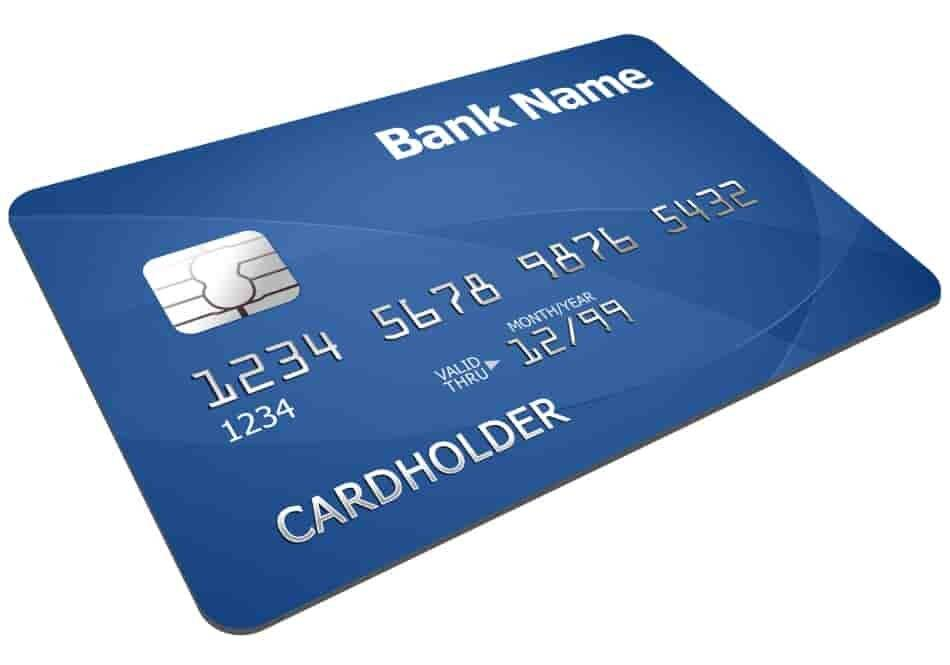
#> input picture input/img11.jpeg, 950 x 665 px
$ python card_detector_canny.py   (older library calls are emulated)
#> lines starting #> are read from the running program, lines starting #| are printed output that depends on the picture; after the words box and inside, x2 and y2 are one past the last pixel; in counts of white or black regions, pixels touching at a corner belong together
#> further down, img is the input picture: shape (665, 950, 3); mean B, G, R 203.9, 176.4, 157.5
### proccesor/card_detection.py
# card_processor.py
import numpy as np
import math
import cv2
import cv2 as cv
from operator import mul
from functools import reduce

def compute_square_quad(box):
    def compute_dist(p1, p2):
        return sum([(d1 - d2) ** 2 for d1,d2 in zip(p1, p2)]) ** 0.5

    def compte_square_tri(p1, p2, p3):
        a = compute_dist(p1, p2)
        b = compute_dist(p2, p3)
        c = compute_dist(p1, p3)
        p = (a + b + c) / 2
        return math.sqrt(p * (p - a) * (p - b) * (p - c))

    p1, p2, p3, p4 = box
    return compte_square_tri(p1, p2, p3) + \
          compte_square_tri(p1, p4, p3)

def choose_card_box(img, boxes, eps = 0.01):
    img_square = reduce(mul, img.shape[:2], 1)

    square_box_list = []

    for box in boxes:
        square_box_list.append([compute_square_quad(box), box])

    square_box_list.sort(key=lambda x: x[0], reverse=True)
    square_box_list[0]

    for square, box in square_box_list:
        if 1 - square / img_square > eps:  # exclude picture border
            # cv.drawContours(img,[box],0,(255,0,0),2) # рисуем прямоугольник
            # cv2_imshow(img)
            return box

def order_points(pts):
    # initialzie a list of coordinates that will be ordered
    # such that the first entry in the list is the top-left,
    # the second entry is the top-right, the third is the
    # bottom-right, and the fourth is the bottom-left
    rect = np.zeros((4, 2), dtype = "float32")
    # the top-left point will have the smallest sum, whereas
    # the bottom-right point will have the largest sum
    s = pts.sum(axis = 1)
    rect[0] = pts[np.argmin(s)]
    rect[2] = pts[np.argmax(s)]
    # now, compute the difference between the points, the
    # top-right point will have the smallest difference,
    # whereas the bottom-left will have the largest difference
    diff = np.diff(pts, axis = 1)
    rect[1] = pts[np.argmin(diff)]
    rect[3] = pts[np.argmax(diff)]
    # return the ordered coordinates
    return rect

def four_point_transform(image, pts):
    # obtain a consistent order of the points and unpack them
    # individually
    rect = order_points(pts)
    (tl, tr, br, bl) = rect
    # compute the width of the new image, which will be the
    # maximum distance between bottom-right and bottom-left
    # x-coordiates or the top-right and top-left x-coordinates
    widthA = np.sqrt(((br[0] - bl[0]) ** 2) + ((br[1] - bl[1]) ** 2))
    widthB = np.sqrt(((tr[0] - tl[0]) ** 2) + ((tr[1] - tl[1]) ** 2))
    maxWidth = max(int(widthA), int(widthB))
    # compute the height of the new image, which will be the
    # maximum distance between the top-right and bottom-right
    # y-coordinates or the top-left and bottom-left y-coordinates
    heightA = np.sqrt(((tr[0] - br[0]) ** 2) + ((tr[1] - br[1]) ** 2))
    heightB = np.sqrt(((tl[0] - bl[0]) ** 2) + ((tl[1] - bl[1]) ** 2))
    maxHeight = max(int(heightA), int(heightB))
    # now that we have the dimensions of the new image, construct
    # the set of destination points to obtain a "birds eye view",
    # (i.e. top-down view) of the image, again specifying points
    # in the top-left, top-right, bottom-right, and bottom-left
    # order
    dst = np.array([
      [0, 0],
      [maxWidth - 1, 0],
      [maxWidth - 1, maxHeight - 1],
      [0, maxHeight - 1]], dtype = "float32")
    # compute the perspective transform matrix and then apply it
    M = cv2.getPerspectiveTransform(rect, dst)
    warped = cv2.warpPerspective(image, M, (maxWidth, maxHeight))
    # return the warped image
    return warped

def get_card_img(img):
    hsv_min = np.array((0, 54, 5), np.uint8)
    hsv_max = np.array((187, 255, 253), np.uint8)

    hsv = cv.cvtColor( img, cv.COLOR_BGR2HSV ) # меняем цветовую модель с BGR на HSV
#> hsv: shape (665, 950, 3); mean H, S, V 55.2, 79.9, 204
    thresh = cv.inRange( hsv, hsv_min, hsv_max ) # применяем цветовой фильтр
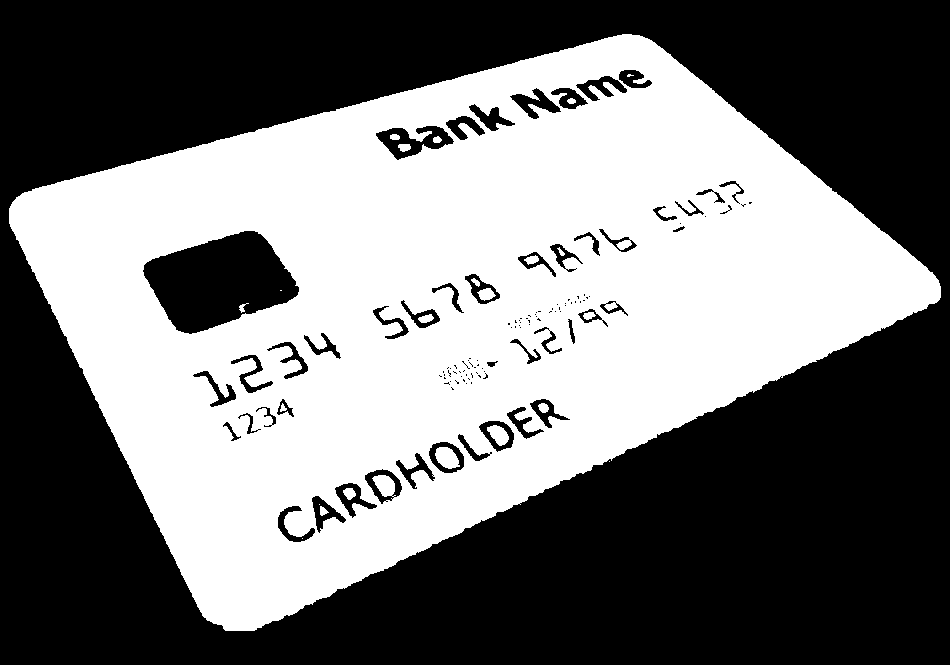
#> thresh: shape (665, 950); 46.3% white; 23 white regions (5 under 20 px)
    contours0, hierarchy = cv.findContours( thresh.copy(), cv.RETR_TREE, cv.CHAIN_APPROX_SIMPLE)
#> contours0 = 190 contours, 121 with area under 20; largest, box (x1, y1, x2, y2) and area: (9, 34, 941, 631) 314884, (142, 230, 300, 335) 10466, (375, 125, 455, 161) 1518, (428, 441, 465, 474) 876, (478, 420, 515, 453) 764

    # перебираем все найденные контуры в цикле
    boxes = []
    # img2show = img.copy()
    for i, cnt in enumerate(contours0):
        rect = cv.minAreaRect(cnt) # пытаемся вписать прямоугольник
        box = cv.boxPoints(rect) # поиск четырех вершин прямоугольника
        box = np.int0(box) # округление координат
        boxes.append(box)
#> this loop made 190 passes
#> (rect, box) on passes 1 to 3: (((609, 461), (0, 0), -90), [[609, 461], [609, 461], [609, 461], [609, 461]]), (((473.1, 251.3), (812.9, 496.5), -25.71), [[214, 651], [0, 203], [731, -148], [946, 298]]), (((293.9, 524.9), (30.51, 39.11), -33.69), [[292, 549], [270, 517], [295, 500], [317, 532]])
#> after the loop, boxes = 190 items
        # cv.drawContours(img2show,[box],0,(255,0,0),2) # рисуем прямоугольник

    # cv2_imshow(img2show) # вывод обработанного кадра в окно

    card_box = choose_card_box(img, boxes, eps = 0.01)
#> the loop in choose_card_box, `for box in boxes:` made 190 passes
#> (p1 in compute_square_quad, p2 in compute_square_quad, p3 in compute_square_quad, p4 in compute_square_quad) on passes 2, 3, 5: ([214, 651], [0, 203], [731, -148], [946, 298]), ([292, 549], [270, 517], [295, 500], [317, 532]), ([386, 502], [385, 501], [386, 499], [388, 501])
#> the loop in choose_card_box, `for square, box in square_box_list:` made 1 pass
#> (square, box) on pass 1: (402484.5, [[214, 651], [0, 203], [731, -148], [946, 298]])
    return four_point_transform(img, card_box), card_box

### proccesor/number_recognizer.py
import cv2
import imutils
from imutils import contours
import numpy as np


# [5 lines left out: function show_image, not called in this run]


def get_ref(path_ocr_a=r'..\proccesor\digits\ocr_a_reference.png', \
            path_ocr_b=r'..\proccesor\digits\ocr_b_reference.png', \
            path_ocr_c=r'..\proccesor\digits\ocr_c_reference.png'):
#> called with path_ocr_a = '..\\proccesor\\digits\\ocr_a_reference.png', path_ocr_b = '..\\proccesor\\digits\\ocr_b_reference.png', path_ocr_c = '..\\proccesor\\digits\\ocr_c_reference.png'
    ref_a = cv2.imdecode(np.fromfile(path_ocr_a, dtype=np.uint8), cv2.IMREAD_COLOR)
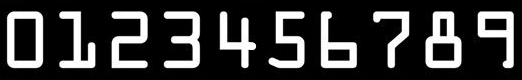
#> input picture proccesor/digits/ocr_a_reference.png, 522 x 80 px
#> ref_a is the input picture: shape (80, 522, 3); mean B, G, R 57.1, 57.1, 57.1
    ref_b = cv2.imdecode(np.fromfile(path_ocr_b, dtype=np.uint8), cv2.IMREAD_COLOR)
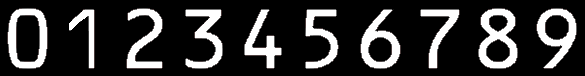
#> input picture proccesor/digits/ocr_b_reference.png, 585 x 76 px
#> ref_b is the input picture: shape (76, 585, 3); mean B, G, R 51.2, 51.2, 51.5
    ref_c = cv2.imdecode(np.fromfile(path_ocr_c, dtype=np.uint8), cv2.IMREAD_COLOR)
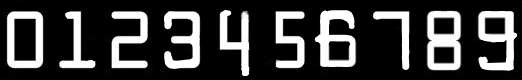
#> input picture proccesor/digits/ocr_c_reference.png, 522 x 80 px
#> ref_c is the input picture: shape (80, 522, 3); mean B, G, R 61, 61, 61
    digits = {}
    for num, reference in enumerate([ref_a, ref_b, ref_c]):
        ref = cv2.cvtColor(reference, cv2.COLOR_BGR2GRAY)
        ref = cv2.threshold(ref, 100, 255, cv2.THRESH_BINARY)[1]
        refCnts = cv2.findContours(ref.copy(), cv2.RETR_EXTERNAL, cv2.CHAIN_APPROX_SIMPLE)
        refCnts = imutils.grab_contours(refCnts)
        refCnts = contours.sort_contours(refCnts, method="left-to-right")[0]

        for (i, c) in enumerate(refCnts):
            (x, y, w, h) = cv2.boundingRect(c)
            roi = ref[y:y + h, x:x + w]
            roi = cv2.resize(roi, (57, 88))
            digits[num * 10 + i] = roi
#> this loop made 3 passes
    return digits


def recognize(image):
    digits = get_ref()
    rectKernel = cv2.getStructuringElement(cv2.MORPH_RECT, (9, 3))
    sqKernel = cv2.getStructuringElement(cv2.MORPH_RECT, (5, 5))
    image = imutils.resize(image, width=300)
    gray = cv2.cvtColor(image, cv2.COLOR_BGR2GRAY)
    tophat = cv2.morphologyEx(gray, cv2.MORPH_TOPHAT, rectKernel)
    gradX = cv2.Sobel(tophat, ddepth=cv2.CV_32F, dx=1, dy=0, ksize=-1)
    gradX = np.absolute(gradX)
    (minVal, maxVal) = (np.min(gradX), np.max(gradX))
    gradX = (255 * ((gradX - minVal) / (maxVal - minVal)))
    gradX = gradX.astype("uint8")
    gradX = cv2.morphologyEx(gradX, cv2.MORPH_CLOSE, rectKernel)
    thresh = cv2.threshold(gradX, 0, 255, cv2.THRESH_BINARY | cv2.THRESH_OTSU)[1]
#> thresh: shape (183, 300); 8.4% white; 21 white regions (9 under 20 px), largest, box (x1, y1, x2, y2) and area: (40, 147, 156, 163) 1345, (135, 36, 238, 65) 944, (36, 88, 90, 106) 419
    thresh = cv2.morphologyEx(thresh, cv2.MORPH_CLOSE, sqKernel)
#> thresh: shape (183, 300); 8.7% white; 17 white regions (5 under 20 px), largest, box (x1, y1, x2, y2) and area: (40, 147, 156, 163) 1345, (135, 36, 238, 65) 944, (36, 88, 90, 106) 518
    kernel = cv2.getStructuringElement(cv2.MORPH_RECT, (5, 1))
    dilate = cv2.dilate(thresh, kernel, iterations=5)
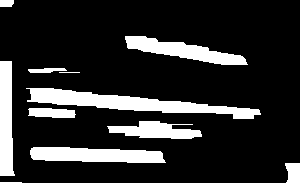
#> dilate: shape (183, 300); 17.3% white; 11 white regions, largest, box (x1, y1, x2, y2) and area: (26, 88, 261, 119) 2775, (30, 147, 166, 163) 1728, (125, 36, 248, 65) 1575
    cnts = cv2.findContours(dilate.copy(), cv2.RETR_EXTERNAL,
                            cv2.CHAIN_APPROX_SIMPLE)
    cnts = imutils.grab_contours(cnts)
    locs = []

    for (i, c) in enumerate(cnts):
        (x, y, w, h) = cv2.boundingRect(c)
        ar = w / float(h)
        if ar > 4.0 and ar < 40.0:
            if (w >= 200 and w < 290) and (h > 10 and h < 35):
                locs.append((x, y, w, h))
#> this loop made 11 passes
#> c on passes 1, 7: [[0, 182], [21, 182]], [[59, 72], [79, 72]]
    locs = sorted(locs, key=lambda x: x[0])
    output = []

    groupOutput = []
    for (i, (gX, gY, gW, gH)) in enumerate(locs):
        groupOutput = []
        y_lb = gY
        y_ub = gY + gH
        x_lb = gX
        x_ub = gX + gW
        blur = cv2.bilateralFilter(image, 7, 75, 75)
        gray = cv2.cvtColor(blur, cv2.COLOR_BGR2GRAY)
        for j in range(4):
            group = gray[y_lb - 1:y_ub + 1, x_lb + 3 + j * (gW - 3) // 4:x_ub - 3 - (3 - j) * (gW - 3) // 4]
            group = cv2.threshold(group, 127, 255, cv2.THRESH_BINARY | cv2.THRESH_OTSU)[1]
            kernel = cv2.getStructuringElement(cv2.MORPH_RECT, (2, 2))
            group = cv2.dilate(group, kernel, iterations=1)
            digitCnts = cv2.findContours(group.copy(), cv2.RETR_EXTERNAL, cv2.CHAIN_APPROX_SIMPLE)
            digitCnts = imutils.grab_contours(digitCnts)
            digitCnts = contours.sort_contours(digitCnts, method="left-to-right")[0]
            for c in digitCnts:
                (x, y, w, h) = cv2.boundingRect(c)
                roi = group[y:y + h, x:x + w]
                roi = cv2.resize(roi, (57, 88))
                scores = []
                for (digit, digitROI) in digits.items():
                    result = cv2.matchTemplate(roi, digitROI, cv2.TM_CCOEFF)
                    (_, score, _, _) = cv2.minMaxLoc(result)
                    scores.append(score)

                groupOutput.append(str(np.argmax(scores) % 10))
        cv2.rectangle(image, (gX, gY - 5),
                      (gX + gW, gY + gH + 5), (0, 0, 255), 2)
        text_photo = ' ' + ' '.join(
            [''.join(groupOutput[i:i + 4]) for i in range(0, len(groupOutput), 4)]) if ' ' not in groupOutput[
                                                                                                  :4] and len(
            groupOutput) > 4 else ' ' + ''.join(groupOutput)
        print(text_photo)
        cv2.putText(image, text_photo, (gX, gY - 15),
                    cv2.FONT_HERSHEY_SIMPLEX, 0.65, (0, 0, 255), 2)
        output.extend(groupOutput)
#> this loop made 1 pass
#> (gX, gY, gW, gH) on pass 1: (26, 88, 235, 31)
#|  1162 3145 6759 6715 1117
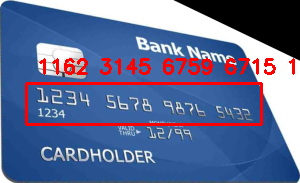
#> image: shape (183, 300, 3); mean of channels 0, 1, 2 148.1, 107.9, 95.2; drawn as B, G, R
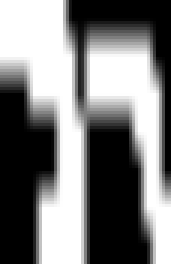
#> roi: shape (88, 57) (shown 3 times larger); min 0, max 255, mean 123.4

    return image, "".join(groupOutput)

### proccesor/card_detector_canny.py
import cv2
import numpy as np
from number_recognizer import recognize
from card_detection import get_card_img


def find_contours_of_card_canny(img):
    gray = cv2.cvtColor(img, cv2.COLOR_BGR2GRAY)
    blurred = cv2.GaussianBlur(gray, (3, 3), 0)
    edged = cv2.Canny(blurred, 30, 120)
    kernel = cv2.getStructuringElement(cv2.MORPH_RECT, (5, 5))
    dilate = cv2.dilate(edged, kernel, iterations=1)
    cntrs, _ = cv2.findContours(image=dilate, mode=cv2.RETR_EXTERNAL, method=cv2.CHAIN_APPROX_SIMPLE)

    return cntrs


def find_coordinates(cntrs, img):
    img_crop = []
    for i in range(len(cntrs)):
        x, y, w, h = cv2.boundingRect(cntrs[i])
        if img.shape[0] * img.shape[1]/5 < w * h < img.shape[0] * img.shape[1]:
            img_crop = img[y :y + h, x :x + w]
    return img_crop


def get_card_img_canny(img):
    cnts = find_contours_of_card_canny(img)
    return find_coordinates(cnts, img)


if __name__ == "__main__":
    img = cv2.imread("../input/img11.jpeg")
    res = get_card_img(img)[0]
    rec, card_num = recognize(res)
    if len(card_num) <= 8:
        res = get_card_img_canny(img)
        rec, card_num = recognize(res)
    cv2.imshow('fff', rec)
    cv2.waitKey(0)
